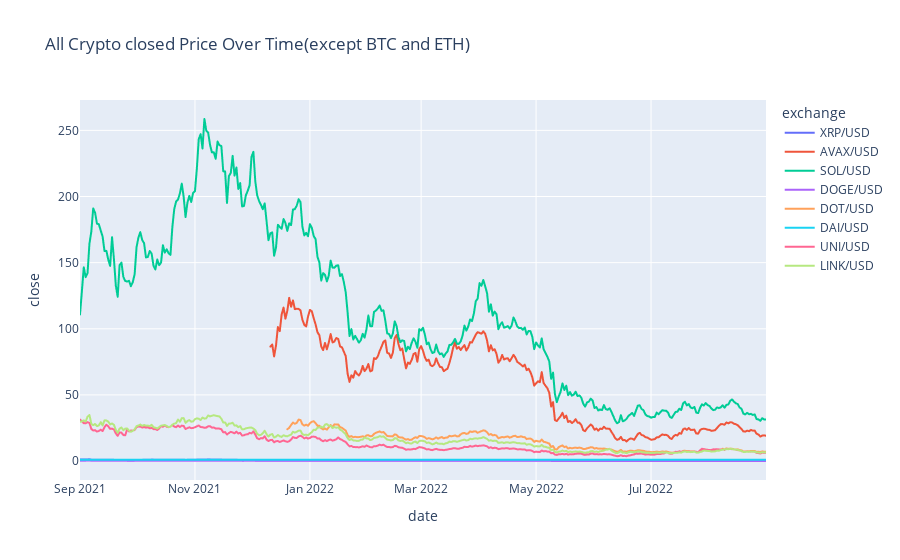

Notebook source saved alongside this figure:
### Code cell
#all crypto price (except BTC and ETH)
ex_data=final_v1[(final_v1['exchange']!='BTC/USD')&(final_v1['exchange']!='ETH/USD')]
all_price=px.line(data_frame=ex_data,x='date',y='close',color='exchange',title='All Crypto closed Price Over Time(except BTC and ETH)')
all_price.show()

### Figure 1 — Plotly figure (JSON) as saved in the notebook; plotly's stock layout.template omitted (floating-point values rounded to 4 significant figures; data arrays with more than 128 entries replaced by an {"elided": "..."} marker saying what was removed)
{"data": [{"hovertemplate": "exchange=XRP/USD<br>date=%{x}<br>close=%{y}<extra></extra>", "legendgroup": "XRP/USD", "line": {"color": "#636efa", "dash": "solid"}, "marker": {"symbol": "circle"}, "mode": "lines", "name": "XRP/USD", "showlegend": true, "type": "scattergl", "x": {"elided": "365 str values"}, "xaxis": "x", "y": {"elided": "365 float values"}, "yaxis": "y"}, {"hovertemplate": "exchange=AVAX/USD<br>date=%{x}<br>close=%{y}<extra></extra>", "legendgroup": "AVAX/USD", "line": {"color": "#EF553B", "dash": "solid"}, "marker": {"symbol": "circle"}, "mode": "lines", "name": "AVAX/USD", "showlegend": true, "type": "scattergl", "x": {"elided": "264 str values"}, "xaxis": "x", "y": {"elided": "264 float values"}, "yaxis": "y"}, {"hovertemplate": "exchange=SOL/USD<br>date=%{x}<br>close=%{y}<extra></extra>", "legendgroup": "SOL/USD", "line": {"color": "#00cc96", "dash": "solid"}, "marker": {"symbol": "circle"}, "mode": "lines", "name": "SOL/USD", "showlegend": true, "type": "scattergl", "x": {"elided": "365 str values"}, "xaxis": "x", "y": {"elided": "365 float values"}, "yaxis": "y"}, {"hovertemplate": "exchange=DOGE/USD<br>date=%{x}<br>close=%{y}<extra></extra>", "legendgroup": "DOGE/USD", "line": {"color": "#ab63fa", "dash": "solid"}, "marker": {"symbol": "circle"}, "mode": "lines", "name": "DOGE/USD", "showlegend": true, "type": "scattergl", "x": {"elided": "365 str values"}, "xaxis": "x", "y": {"elided": "365 float values"}, "yaxis": "y"}, {"hovertemplate": "exchange=DOT/USD<br>date=%{x}<br>close=%{y}<extra></extra>", "legendgroup": "DOT/USD", "line": {"color": "#FFA15A", "dash": "solid"}, "marker": {"symbol": "circle"}, "mode": "lines", "name": "DOT/USD", "showlegend": true, "type": "scattergl", "x": {"elided": "255 str values"}, "xaxis": "x", "y": {"elided": "255 float values"}, "yaxis": "y"}, {"hovertemplate": "exchange=DAI/USD<br>date=%{x}<br>close=%{y}<extra></extra>", "legendgroup": "DAI/USD", "line": {"color": "#19d3f3", "dash": "solid"}, "marker": {"symbol": "circle"}, "mode": "lines", "name": "DAI/USD", "showlegend": true, "type": "scattergl", "x": {"elided": "365 str values"}, "xaxis": "x", "y": {"elided": "365 float values"}, "yaxis": "y"}, {"hovertemplate": "exchange=UNI/USD<br>date=%{x}<br>close=%{y}<extra></extra>", "legendgroup": "UNI/USD", "line": {"color": "#FF6692", "dash": "solid"}, "marker": {"symbol": "circle"}, "mode": "lines", "name": "UNI/USD", "showlegend": true, "type": "scattergl", "x": {"elided": "365 str values"}, "xaxis": "x", "y": {"elided": "365 float values"}, "yaxis": "y"}, {"hovertemplate": "exchange=LINK/USD<br>date=%{x}<br>close=%{y}<extra></extra>", "legendgroup": "LINK/USD", "line": {"color": "#B6E880", "dash": "solid"}, "marker": {"symbol": "circle"}, "mode": "lines", "name": "LINK/USD", "showlegend": true, "type": "scattergl", "x": {"elided": "365 str values"}, "xaxis": "x", "y": {"elided": "365 float values"}, "yaxis": "y"}], "layout": {"legend": {"title": {"text": "exchange"}, "tracegroupgap": 0}, "title": {"text": "All Crypto closed Price Over Time(except BTC and ETH)"}, "xaxis": {"anchor": "y", "domain": [0, 1], "title": {"text": "date"}}, "yaxis": {"anchor": "x", "domain": [0, 1], "title": {"text": "close"}}}}
